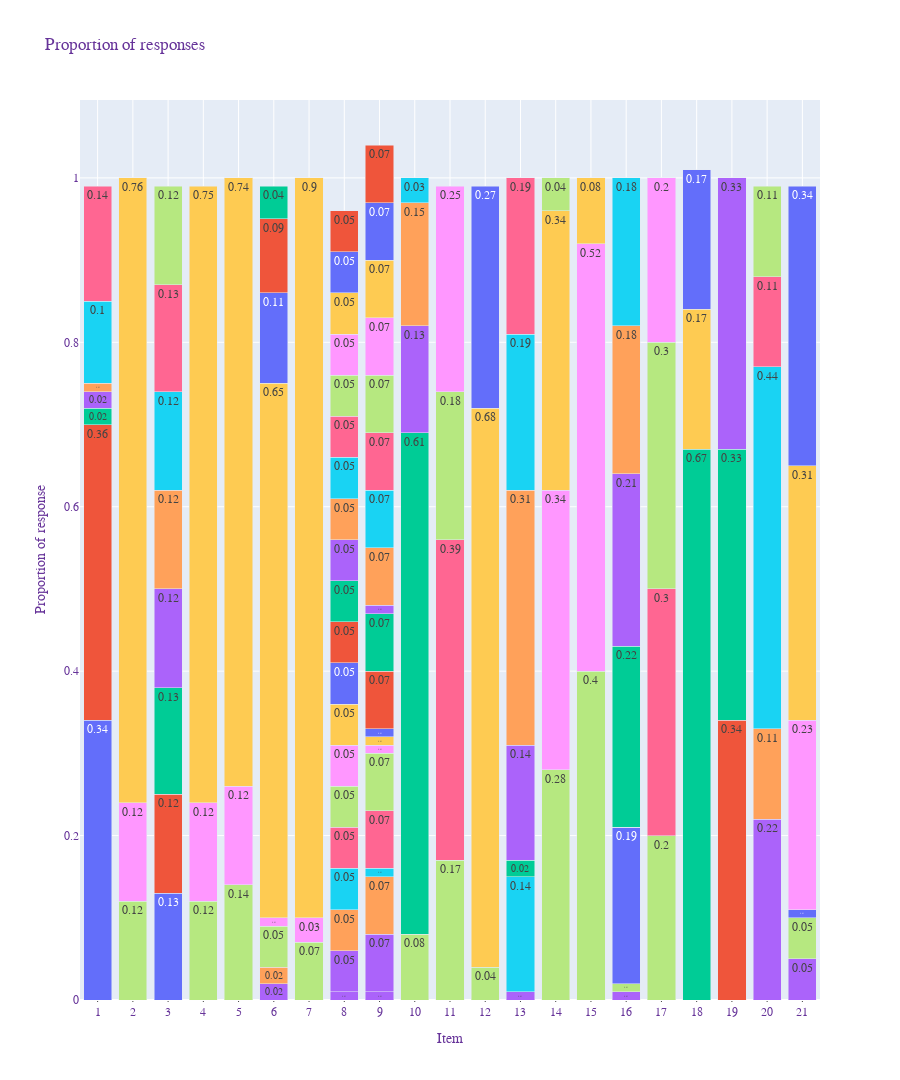

Notebook code for this chart:
### Code cell
fig = px.bar(xf, x="Group", color="Option",
             y='Count',
             title="A Grouped Bar Chart With Plotly Express in Python",
             barmode='group',
             height=1080,
             text_auto=True
            )
fig.update_layout(
    title="Proportion of responses",
    xaxis_title="Item",
    yaxis_title="Proportion of response",
    legend_title="Options",
    font=dict(
        family="Courier New, monospace",
        size=12,
        color="RebeccaPurple"
    ),
barmode="stack",
)

fig.update_traces(showlegend=False)
fig.update_traces(marker_showscale=False)

fig.update_xaxes(
    showgrid=True,
    ticks="outside",
    tickson="boundaries",
    ticklen=1,
    tickmode='linear'
)

fig.show()
